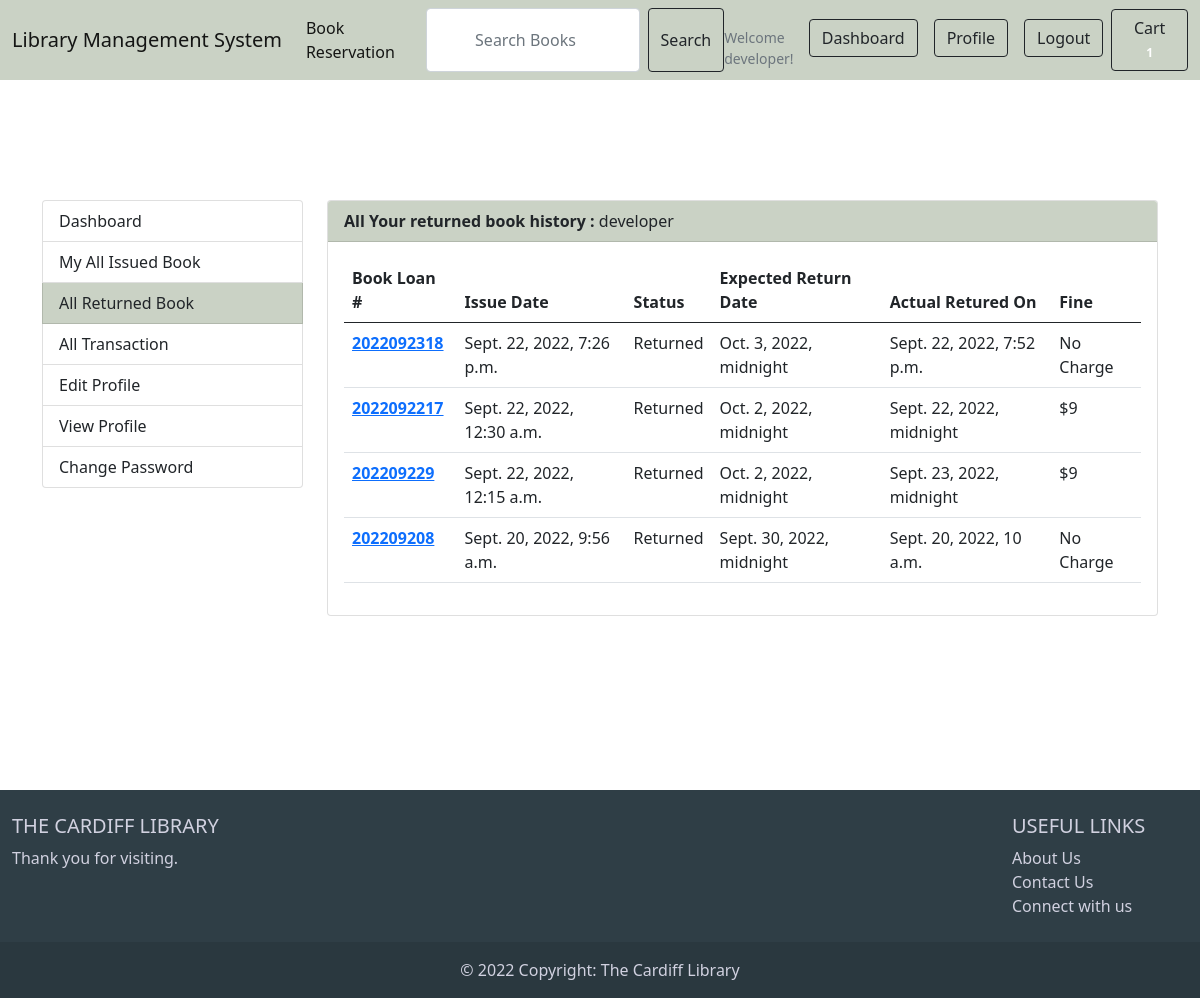
Page /accounts/my_books_returned/ (signed in) on the committed database.
### accounts/models.py (models this page shows, shortened)
class Account(AbstractBaseUser):
    first_name = models.CharField(max_length=50)
    last_name = models.CharField(max_length=50)
    username = models.CharField(max_length=50,unique=True)
    email = models.EmailField(max_length=50,unique=True)
    phone_number = models.CharField(max_length=50)
    date_joined = models.DateTimeField(auto_now_add=True)
    last_login  = models.DateTimeField(auto_now_add=True)
    is_admin    = models.BooleanField(default=False)
    is_staff    = models.BooleanField(default=False)
    is_active    = models.BooleanField(default=False)
    is_superadmin    = models.BooleanField(default=False)
    USERNAME_FIELD = 'email'
    REQUIRED_FIELDS = ['username', 'first_name', 'last_name']
    objects = MyAccountManager()

### bookloan/models.py (models this page shows, shortened)
class Bookloan(models.Model):
    STATUS=(
        ('New','New'),
        ('Accepted','Accepted'),
        ('Completed','Completed'),
        ('Returned','Returned'),
        ('Cancelled','Cancelled'),
    )
    user = models.ForeignKey(Account, on_delete=models.SET_NULL, null=True)
    bookloan_number = models.CharField(max_length=20)
    first_name=models.CharField(max_length=50)
    last_name=models.CharField(max_length=50)
    phone = models.CharField(max_length=50)
    email=models.CharField(max_length=50)
    bookloan_note = models.CharField(max_length=100)
    status = models.CharField(max_length=15,choices=STATUS,default='New')
    ip=models.CharField(blank=True,max_length=20)
    is_bookloan = models.BooleanField(default=False)
    is_paid = models.BooleanField(default=False)
    is_returned = models.BooleanField(default=False)
    late_charge = models.IntegerField(default=False)
    actual_return_date = models.DateTimeField(null=True)
    remaining_days=models.IntegerField(default=False)
    return_date = models.DateTimeField(blank=True)
    created_at = models.DateTimeField(auto_now_add=True)
    updated_at=models.DateTimeField(auto_now_add=True)

### accounts/views.py (the view)
# urls.py: path('my_books_returned/',views.my_books_returned,name='my_books_returned'),
def my_books_returned(request):
    bookloan = Bookloan.objects.filter(user=request.user, is_bookloan=True, is_returned = True).order_by('-created_at')
    context ={
        'bookloan':bookloan,
    }
    return render(request,'accounts/my_books_returned.html',context)

### carts/context_processors.py (called while the page is built)
def counter(request):
    cart_count = 0
    if 'admin' in request.path:
        return{}
    else:
        try:
            cart = Cart.objects.filter(cart_id=_cart_id(request))
            if request.user.is_authenticated:
                cart_items=CartItem.objects.all().filter(user=request.user)
            else:
                cart_items = CartItem.objects.all().filter(cart = cart[:1])
            for cart_item in cart_items:
                cart_count +=cart_item.quantity
        except Cart.DoesNotExist:
            cart_count = 0
    return dict(cart_count=cart_count)

### carts/views.py (called while the page is built)
def _cart_id(request):
    cart = request.session.session_key
    if not cart:
        cart = request.session.create()
    return cart

### genre/context_processors.py (called while the page is built)
def menu_links(request):
    links = Genre.objects.all()
    return dict(links=links)

### templates/accounts/my_books_returned.html (shortened to what this page needs)
{%extends 'base.html'%}
{%load static%}
{%block content%}
<header class="section-header">
<nav class="navbar navbar-expand-lg fixed-top navbar-light " style="background-color: #cad2c5;">
    <div class="container-fluid">
        <a class="navbar-brand" href="#">Library Management System</a>
        <div class="collapse navbar-collapse" id="navbarSupportedContent">
            <ul class="navbar-nav me-auto mb-2 mb-lg-0">
                <li class="nav-item ">
                    <a class="nav-link active" aria-current="page" href="{%url 'bookstore'%}" >Book Reservation</a>
                </li>
                <form class="d-flex">
                    <input class="form-control me-2" type="search" placeholder="Search Books" aria-label="Search">
                    <button class="btn btn-outline-dark" type="submit">Search</button>
                </form>
            </ul>
             {% if user.id is None %}
            <ul class="navbar-nav ms-auto">
                <small class="title text-muted mt-3 text-black" style="color: black;">Welcome Guest!</small>
                <li class="nav-item ms-auto">
                    <a class="nav-link active" aria-current="page" href="{%url 'login'%}">
                        <button type="button" class="btn btn-outline-dark"><i
                                class="fa-solid fa-arrow-right-to-bracket"></i> Log In</button>
                    </a>
                </li>
                <li class="nav-item ms-auto">
                    <a class="nav-link active" aria-current="page" href="{%url 'register'%}"><button type="button"
                            class="btn btn-outline-dark ">Register</button></a>
                </li>
            </ul>
            {% else %}
            <ul class="navbar-nav ms-auto">
                <small class="title text-muted mt-3 text-black" style="color: black;">Welcome {{user.first_name}}!</small>
                <li class="nav-item ms-auto">
                    <a class="nav-link active" aria-current="page" href="{%url 'dashboard'%}">
                        <button type="button" class="btn btn-outline-dark">Dashboard</button>
                    </a>
                </li>
                <li class="nav-item ms-auto">
                    <a class="nav-link active" aria-current="page" href="{%url 'view_profile'%}">
                        <button type="button" class="btn btn-outline-dark">Profile</button>
                    </a>
                </li>
                <li class="nav-item ms-auto">
                    <a class="nav-link active" aria-current="page" href="{%url 'logout'%}"><button type="button"
                            class="btn btn-outline-dark ">Logout</button></a>
                </li>
            </ul>
            {% endif %}
            <a href="{%url 'cart'%}" class="btn btn-outline-dark ml-3">
              Cart
              <span class="badge badge-pill badge-danger notify">{{cart_count}}</span>
            </a>
        </div>
    </div>
</nav>
</header>
<div class="container" style="margin-top:200px">
	<div class="row">
    {% include 'includes/dashboard_sidebar.html'%}
	<main class="col-md-9">
		<article class="card">
		<header class="card-header" style="background-color: #cad2c5;">
			<strong class="d-inline-block mr-3">All Your returned book history :</strong>
			<span>{{user.first_name}}</span>
		</header>
		<div class="card-body">
      <div class="row">
          <div class="col-md-12">
            {%if bookloan%}
            <table class="table table-hover">
              <thead>
                <tr>
                  <th scope="col">Book Loan #</th>
                  <th scope="col">Issue Date</th>
                  <th scope="col">Status</th>
                  <th scope="col">Expected Return Date</th>
                  <th scope="col">Actual Retured On</th>
                  <th scope="col">Fine</th>
                </tr>
              </thead>
              <tbody>
                {% for b_order in bookloan %}
                <tr>
                  <th scope="row"><a href="{% url 'my_books_ordered_details' b_order.bookloan_number %}">{{b_order.bookloan_number}}</a></th>
                  <td>{{b_order.created_at}}</td>
                  <td>Returned</td>
                  <td>{{b_order.return_date}}</td>
                  <td>{{b_order.actual_return_date}}</td>
                  {%if b_order.late_charge > 0 %}
                  <td>${{b_order.late_charge}}
                  </td>
                  {%else%}
                  <td>No Charge</td>
                  {%endif%}
                </tr>
                {%endfor%}
              </tbody>
            </table>
              {%else%}
              <h2 class="text-center" style="margin-top:50px">No Books Returned History</h2>
              <br>
              <div class="text-center">
                <a href="{% url 'bookstore' %}" class="btn btn-primary">Continue Exploring Books </a>
                </div>
              {%endif%}
           </div>
      </div>
</article>
	</main>
</div>
<div style="height:150px">
  </div>
</div>
{%endblock%}

### templates/includes/navbar.html (style rules this page uses)
input { border: 1px solid rgb(46, 189, 235); border-radius: 3px; font-size: 1em; outline: none; padding: .2em .4em; width: 60px; text-align: center; }

### rows in the picture
Account: first_name "developer"
Bookloan: bookloan_number "2022092318", created_at "Sept. 22, 2022, 7:26 p.m.", return_date "Oct. 3, 2022, midnight", actual_return_date "Sept. 22, 2022, 7:52 p.m.", late_charge "No Charge"
Bookloan: bookloan_number "2022092217", created_at "Sept. 22, 2022, 12:30 a.m.", return_date "Oct. 2, 2022, midnight", actual_return_date "Sept. 22, 2022, midnight", late_charge "9"
Bookloan: bookloan_number "202209229", created_at "Sept. 22, 2022, 12:15 a.m.", return_date "Oct. 2, 2022, midnight", actual_return_date "Sept. 23, 2022, midnight", late_charge "9"
Bookloan: bookloan_number "202209208", created_at "Sept. 20, 2022, 9:56 a.m.", return_date "Sept. 30, 2022, midnight", actual_return_date "Sept. 20, 2022, 10 a.m.", late_charge "No Charge"

### other values in the picture
{{ cart_count }} "1"
